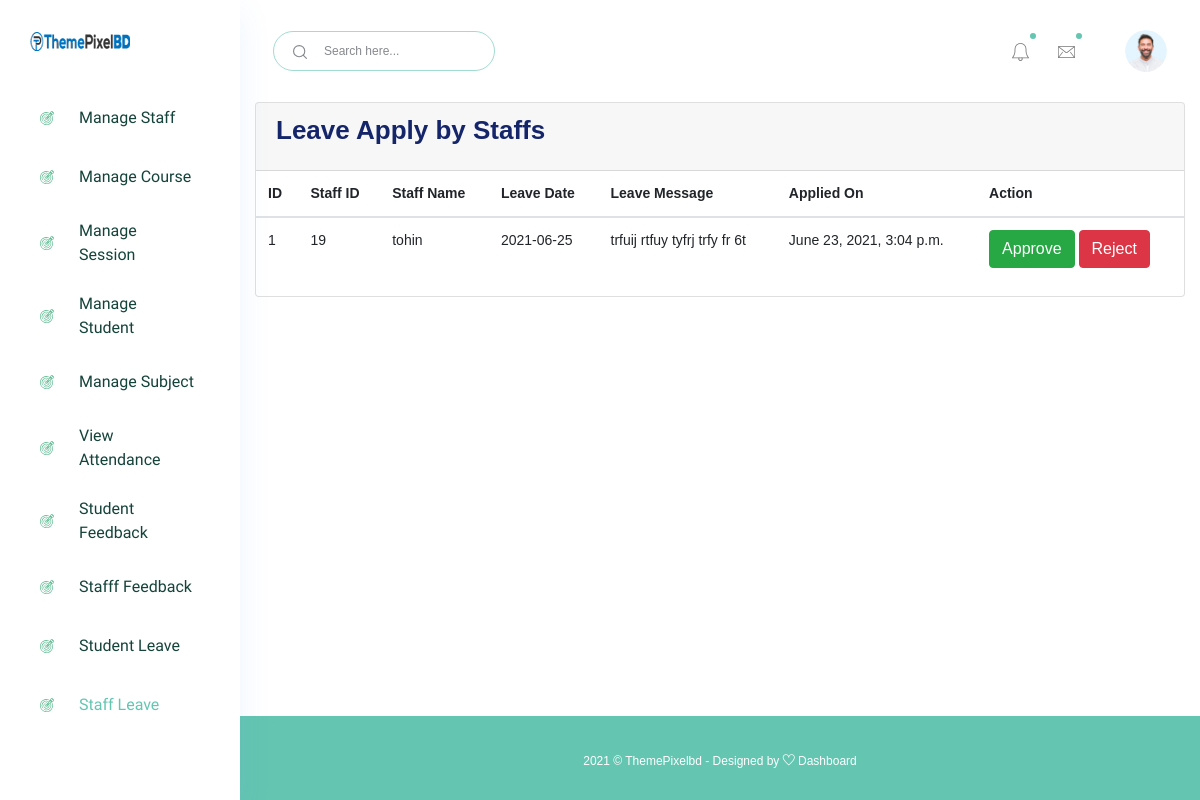
/staff_leave_view/ (signed in), run on an earlier commit of the app's database.
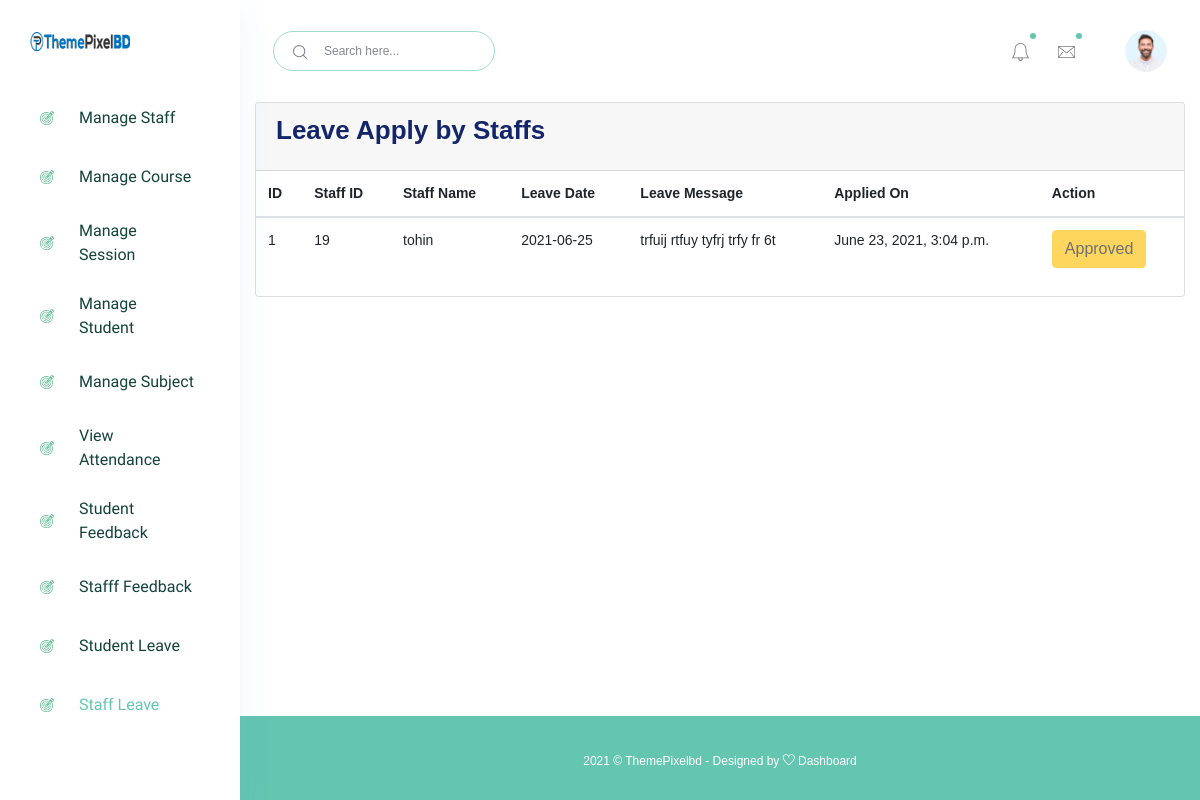
And on a later commit of the database.
### accounts/models.py (models this page shows)
class LeaveReportStaff(models.Model):
    id = models.AutoField(primary_key=True)
    staff_id = models.ForeignKey(Staffs, on_delete=models.CASCADE)
    leave_date = models.CharField(max_length=255)
    leave_message = models.TextField()
    leave_status = models.IntegerField(default=0)
    created_at = models.DateTimeField(auto_now_add=True)
    updated_at = models.DateTimeField(auto_now=True)
    objects = models.Manager()

class Staffs(models.Model):
    id = models.AutoField(primary_key=True)
    admin = models.OneToOneField(CustomUser, on_delete = models.CASCADE)
    address = models.TextField()
    created_at = models.DateTimeField(auto_now_add=True)
    updated_at = models.DateTimeField(auto_now=True)
    objects = models.Manager()

class CustomUser(AbstractUser):
    user_type_data = ((1, "HOD"), (2, "Staff"), (3, "Student"))
    user_type = models.CharField(default=1, choices=user_type_data, max_length=10)

### accounts/HodViews.py (the view)
# urls.py: path('staff_leave_view/', HodViews.staff_leave_view, name="staff_leave_view"),
def staff_leave_view(request):
    leaves = LeaveReportStaff.objects.all()
    context = {
        "leaves": leaves
    }
    return render(request, 'hod_template/staff_leave_view.html', context)

### accounts/LoginCheckMiddleWare.py (called while the page is built, shortened)
    def process_view(self, request, view_func, view_args, view_kwargs):
        modulename = view_func.__module__
        user = request.user
        if user.is_authenticated:
            if user.user_type == "1":
                if modulename == "accounts.HodViews":
                    pass
                elif modulename == "accounts.views" or modulename == "django.views.static":
                    pass
                else:
                    return redirect("admin_home")
            else:
                return redirect("login")
        else:
            if request.path == reverse("login") or request.path == reverse("doLogin"):
                pass
            else:
                return redirect("login")

### templates/hod_template/staff_leave_view.html (shortened to what this page needs)
{% extends 'hod_template/base_template.html' %}
{% block main_content %}
{% load static %}
<section class="content">
        <div class="container-fluid">
            <div class="row">
                <div class="col-md-12">
                    <div class="card card-primary">
                        <div class="card-header">
                            <h3 class="card-title">Leave Apply by Staffs</h3>
                        </div>
                        <div class="table-responsive">
                            <table class="table">
                                <thead>
                                <tr>
                                    <th>ID</th>
                                    <th>Staff ID</th>
                                    <th>Staff Name</th>
                                    <th>Leave Date</th>
                                    <th>Leave Message</th>
                                    <th>Applied On</th>
                                    <th>Action</th>
                                </tr>
                                </thead>
                                {% for leave in leaves %}
                                <tbody>
                                <tr>
                                    <td>{{ leave.id }}</td>
                                    <td>{{ leave.staff_id.admin.id }}</td>
                                    <td>{{ leave.staff_id.admin.first_name }} {{ feedback.staff_id.admin.last_name }}</td>
                                    <td>{{ leave.leave_date }}</td>
                                    <td>{{ leave.leave_message }}</td>
                                    <td>{{ leave.created_at }}</td>
                                    <td>
                                        {% if leave.leave_status == 0 %}
                                            <a href="{% url 'staff_leave_approve' leave_id=leave.id %}" class="btn btn-success">Approve</a>
                                            <a href="{% url 'staff_leave_reject' leave_id=leave.id %}" class="btn btn-danger">Reject</a>
                                        {% elif leave.leave_status == 1 %}
                                            <button class="btn btn-warning" disabled="disabled">Approved</button>
                                        {% else %}
                                            <button class="btn btn-danger" disabled="disabled">Rejected</button>
                                        {% endif %}
                                    </td>
                                </tr>
                                </tbody>
                                {% endfor %}
                            </table>
                        </div>
                    </div>
                </div>
            </div>
        </div>
      </section>
  {% endblock main_content %}

What changed in the data, as far as the page shows it:
changed LeaveReportStaff "trfuij rtfuy tyfrj trfy fr 6t": leave_status "Approve Reject" → "Approved"
